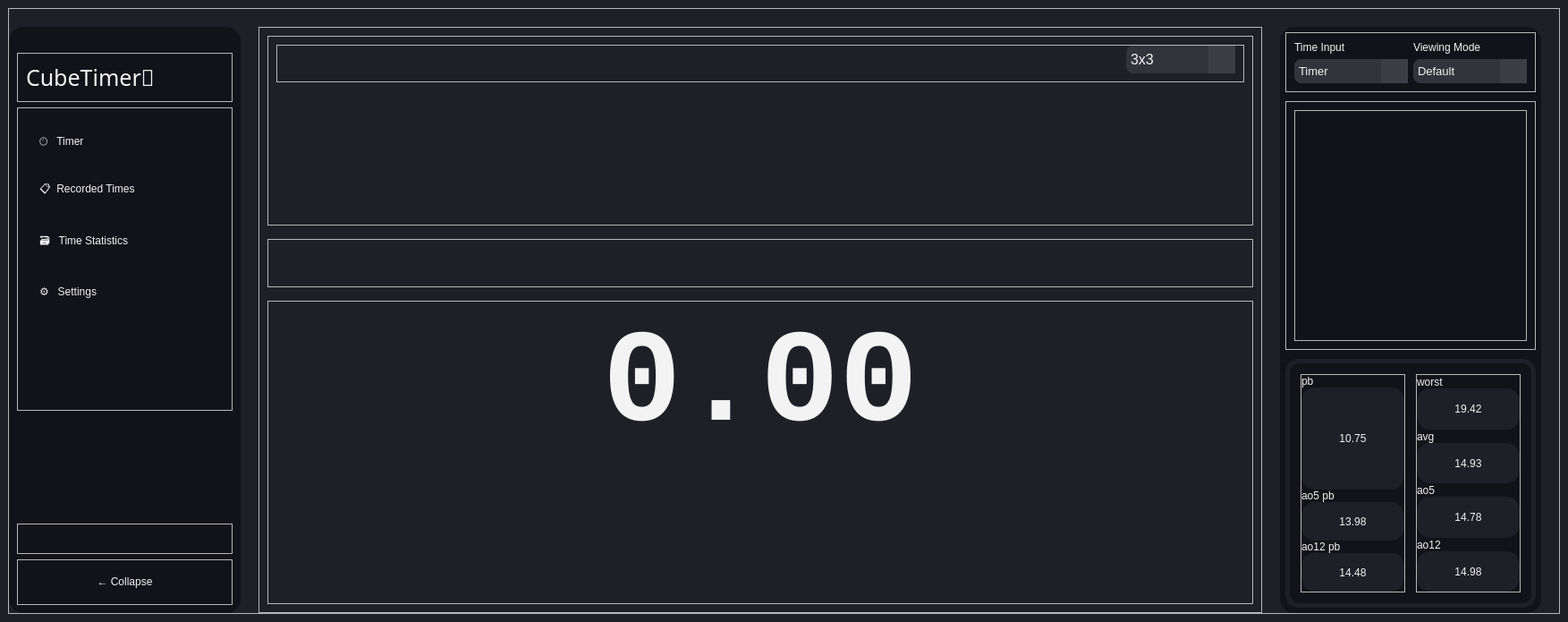
<?xml version="1.0" encoding="UTF-8"?>
<ui version="4.0">
 <class>MainWindow</class>
 <widget class="QMainWindow" name="MainWindow">
  <property name="geometry">
   <rect>
    <x>0</x>
    <y>0</y>
    <width>1753</width>
    <height>695</height>
   </rect>
  </property>
  <property name="windowTitle">
   <string>MainWindow</string>
  </property>
  <property name="styleSheet">
   <string notr="true">QMainWindow {
	background-color: rgb(31, 31, 40);
}</string>
  </property>
  <widget class="QWidget" name="centralwidget">
   <layout class="QGridLayout" name="gridLayout">
    <item row="0" column="0">
     <widget class="QFrame" name="mainFrame">
      <property name="styleSheet">
       <string notr="true">#menuFrame, #statsFrame {
	background-color: rgb(18, 18, 25);
	border-radius: 16px;
}</string>
      </property>
      <property name="frameShape">
       <enum>QFrame::StyledPanel</enum>
      </property>
      <property name="frameShadow">
       <enum>QFrame::Raised</enum>
      </property>
      <layout class="QHBoxLayout" name="horizontalLayout" stretch="2,9,3">
       <property name="spacing">
        <number>20</number>
       </property>
       <property name="leftMargin">
        <number>0</number>
       </property>
       <property name="topMargin">
        <number>20</number>
       </property>
       <property name="rightMargin">
        <number>20</number>
       </property>
       <property name="bottomMargin">
        <number>0</number>
       </property>
       <item>
        <widget class="QFrame" name="menuFrame">
         <property name="sizePolicy">
          <sizepolicy hsizetype="Minimum" vsizetype="Preferred">
           <horstretch>0</horstretch>
           <verstretch>0</verstretch>
          </sizepolicy>
         </property>
         <property name="maximumSize">
          <size>
           <width>800</width>
           <height>16777215</height>
          </size>
         </property>
         <property name="frameShape">
          <enum>QFrame::StyledPanel</enum>
         </property>
         <property name="frameShadow">
          <enum>QFrame::Raised</enum>
         </property>
         <layout class="QVBoxLayout" name="verticalLayout_2" stretch="0,0,3,1">
          <property name="topMargin">
           <number>29</number>
          </property>
          <item>
           <widget class="QFrame" name="headerFrame">
            <property name="sizePolicy">
             <sizepolicy hsizetype="Preferred" vsizetype="Preferred">
              <horstretch>0</horstretch>
              <verstretch>0</verstretch>
             </sizepolicy>
            </property>
            <property name="maximumSize">
             <size>
              <width>600</width>
              <height>16777215</height>
             </size>
            </property>
            <property name="styleSheet">
             <string notr="true">QPushButton {
	background-color: rgb(18, 18, 25);
	color: rgb(243, 243, 243);
	font: 125 13pt &quot;Gill Sans MT&quot;;
	outline: none;
	border: none;
}

QPushButton:hover {
	background-color: rgb(38, 38, 45);
}

QPushButton:pressed {
	background-color: none;
    outline: none;
    border: none;
}</string>
            </property>
            <property name="frameShape">
             <enum>QFrame::StyledPanel</enum>
            </property>
            <property name="frameShadow">
             <enum>QFrame::Raised</enum>
            </property>
            <layout class="QHBoxLayout" name="horizontalLayout_3" stretch="3,1">
             <property name="spacing">
              <number>29</number>
             </property>
             <item>
              <widget class="QLabel" name="logoDisplay">
               <property name="font">
                <font>
                 <family>Bell MT</family>
                 <pointsize>19</pointsize>
                 <weight>50</weight>
                 <italic>false</italic>
                 <bold>false</bold>
                </font>
               </property>
               <property name="cursor">
                <cursorShape>PointingHandCursor</cursorShape>
               </property>
               <property name="layoutDirection">
                <enum>Qt::LeftToRight</enum>
               </property>
               <property name="styleSheet">
                <string notr="true">font: 19pt &quot;Bell MT&quot;;
color: rgb(243, 243, 243);</string>
               </property>
               <property name="text">
                <string>CubeTimer🎲</string>
               </property>
               <property name="alignment">
                <set>Qt::AlignLeading|Qt::AlignLeft|Qt::AlignTop</set>
               </property>
              </widget>
             </item>
             <item>
              <widget class="QPushButton" name="pushButton_10">
               <property name="sizePolicy">
                <sizepolicy hsizetype="Preferred" vsizetype="Preferred">
                 <horstretch>0</horstretch>
                 <verstretch>0</verstretch>
                </sizepolicy>
               </property>
               <property name="minimumSize">
                <size>
                 <width>0</width>
                 <height>0</height>
                </size>
               </property>
               <property name="maximumSize">
                <size>
                 <width>42</width>
                 <height>45</height>
                </size>
               </property>
               <property name="text">
                <string/>
               </property>
               <property name="icon">
                <iconset>
                 <normaloff>../../assets/icons/profile.png</normaloff>../../assets/icons/profile.png</iconset>
               </property>
               <property name="iconSize">
                <size>
                 <width>41</width>
                 <height>50</height>
                </size>
               </property>
              </widget>
             </item>
            </layout>
           </widget>
          </item>
          <item>
           <widget class="QFrame" name="menuOptionsFrame">
            <property name="sizePolicy">
             <sizepolicy hsizetype="Minimum" vsizetype="Preferred">
              <horstretch>0</horstretch>
              <verstretch>0</verstretch>
             </sizepolicy>
            </property>
            <property name="styleSheet">
             <string notr="true">QPushButton {
	background-color: rgb(18, 18, 25);
	color: rgb(243, 243, 243);
	font: 125 13pt &quot;Gill Sans MT&quot;;
	text-align: left;
	outline: none;
	border: none;
	padding: 5px;
	border-radius: 7px;
}

QPushButton:hover {
	background-color: rgb(38, 38, 45);
}

QPushButton:pressed {
	background-color: none;
    outline: none;
    border: none;
}


QLabel {
	background-color: rgb(18, 18, 25);
	color: rgb(243, 243, 243);
	font: 125 12pt &quot;Gill Sans MT&quot;;
	text-align: right;
}

</string>
            </property>
            <property name="frameShape">
             <enum>QFrame::StyledPanel</enum>
            </property>
            <property name="frameShadow">
             <enum>QFrame::Raised</enum>
            </property>
            <layout class="QGridLayout" name="gridLayout_7" columnstretch="1">
             <property name="topMargin">
              <number>25</number>
             </property>
             <property name="bottomMargin">
              <number>120</number>
             </property>
             <property name="horizontalSpacing">
              <number>14</number>
             </property>
             <property name="verticalSpacing">
              <number>27</number>
             </property>
             <item row="0" column="0">
              <widget class="QPushButton" name="pushButton">
               <property name="maximumSize">
                <size>
                 <width>200</width>
                 <height>16777215</height>
                </size>
               </property>
               <property name="cursor">
                <cursorShape>PointingHandCursor</cursorShape>
               </property>
               <property name="text">
                <string>🕙   Timer</string>
               </property>
              </widget>
             </item>
             <item row="1" column="0">
              <widget class="QPushButton" name="pushButton_2">
               <property name="maximumSize">
                <size>
                 <width>200</width>
                 <height>16777215</height>
                </size>
               </property>
               <property name="cursor">
                <cursorShape>PointingHandCursor</cursorShape>
               </property>
               <property name="text">
                <string>📋  Recorded Times</string>
               </property>
              </widget>
             </item>
             <item row="3" column="0">
              <widget class="QPushButton" name="pushButton_4">
               <property name="minimumSize">
                <size>
                 <width>0</width>
                 <height>0</height>
                </size>
               </property>
               <property name="maximumSize">
                <size>
                 <width>200</width>
                 <height>16777215</height>
                </size>
               </property>
               <property name="cursor">
                <cursorShape>PointingHandCursor</cursorShape>
               </property>
               <property name="text">
                <string>⚙️   Settings</string>
               </property>
              </widget>
             </item>
             <item row="2" column="0">
              <widget class="QPushButton" name="pushButton_3">
               <property name="maximumSize">
                <size>
                 <width>200</width>
                 <height>16777215</height>
                </size>
               </property>
               <property name="cursor">
                <cursorShape>PointingHandCursor</cursorShape>
               </property>
               <property name="text">
                <string>🗃️   Time Statistics</string>
               </property>
              </widget>
             </item>
            </layout>
           </widget>
          </item>
          <item alignment="Qt::AlignBottom">
           <widget class="QFrame" name="socialsFrame">
            <property name="styleSheet">
             <string notr="true">QPushButton {
	background-color: rgb(18, 18, 25);
	color: white;
	font: 125 13pt &quot;Gill Sans MT&quot;;
	outline: none;
	border: none;
}

QPushButton:pressed {
	background-color: none;
    outline: none;
    border: none;
}</string>
            </property>
            <property name="frameShape">
             <enum>QFrame::StyledPanel</enum>
            </property>
            <property name="frameShadow">
             <enum>QFrame::Raised</enum>
            </property>
            <layout class="QHBoxLayout" name="horizontalLayout_23">
             <property name="spacing">
              <number>7</number>
             </property>
             <property name="leftMargin">
              <number>45</number>
             </property>
             <property name="rightMargin">
              <number>45</number>
             </property>
             <item>
              <widget class="QPushButton" name="githubButton">
               <property name="maximumSize">
                <size>
                 <width>47</width>
                 <height>16777215</height>
                </size>
               </property>
               <property name="cursor">
                <cursorShape>PointingHandCursor</cursorShape>
               </property>
               <property name="toolTip">
                <string>github</string>
               </property>
               <property name="styleSheet">
                <string notr="true">color: white;</string>
               </property>
               <property name="text">
                <string/>
               </property>
               <property name="icon">
                <iconset>
                 <normaloff>../../assets/icons/github_white.png</normaloff>../../assets/icons/github_white.png</iconset>
               </property>
              </widget>
             </item>
             <item>
              <widget class="QPushButton" name="discordButton">
               <property name="maximumSize">
                <size>
                 <width>47</width>
                 <height>16777215</height>
                </size>
               </property>
               <property name="cursor">
                <cursorShape>PointingHandCursor</cursorShape>
               </property>
               <property name="toolTip">
                <string>discord</string>
               </property>
               <property name="text">
                <string/>
               </property>
               <property name="icon">
                <iconset>
                 <normaloff>../../assets/icons/discord_white.png</normaloff>../../assets/icons/discord_white.png</iconset>
               </property>
              </widget>
             </item>
             <item>
              <widget class="QPushButton" name="facebookButton">
               <property name="maximumSize">
                <size>
                 <width>47</width>
                 <height>16777215</height>
                </size>
               </property>
               <property name="cursor">
                <cursorShape>PointingHandCursor</cursorShape>
               </property>
               <property name="toolTip">
                <string>facebook</string>
               </property>
               <property name="text">
                <string/>
               </property>
               <property name="icon">
                <iconset>
                 <normaloff>../../assets/icons/facebook._whitepng.png</normaloff>../../assets/icons/facebook._whitepng.png</iconset>
               </property>
              </widget>
             </item>
             <item>
              <widget class="QPushButton" name="emailButton">
               <property name="maximumSize">
                <size>
                 <width>47</width>
                 <height>16777215</height>
                </size>
               </property>
               <property name="cursor">
                <cursorShape>PointingHandCursor</cursorShape>
               </property>
               <property name="toolTip">
                <string>email</string>
               </property>
               <property name="text">
                <string/>
               </property>
               <property name="icon">
                <iconset>
                 <normaloff>../../assets/icons/mail_white.png</normaloff>../../assets/icons/mail_white.png</iconset>
               </property>
              </widget>
             </item>
            </layout>
           </widget>
          </item>
          <item>
           <widget class="QFrame" name="closeMenuFrame">
            <property name="styleSheet">
             <string notr="true">QPushButton {
	background-color: rgb(18, 18, 25);
	color: rgb(243, 243, 243);
	font: 125 13pt &quot;Gill Sans MT&quot;;
	outline: none;
	border: none;
}

QPushButton:pressed {
	background-color: none;
    outline: none;
    border: none;
}</string>
            </property>
            <property name="frameShape">
             <enum>QFrame::StyledPanel</enum>
            </property>
            <property name="frameShadow">
             <enum>QFrame::Raised</enum>
            </property>
            <layout class="QGridLayout" name="gridLayout_8">
             <item row="0" column="0">
              <widget class="QPushButton" name="pushButton_5">
               <property name="cursor">
                <cursorShape>PointingHandCursor</cursorShape>
               </property>
               <property name="text">
                <string>← Collapse</string>
               </property>
              </widget>
             </item>
            </layout>
           </widget>
          </item>
         </layout>
        </widget>
       </item>
       <item>
        <widget class="QFrame" name="centerFrame">
         <property name="styleSheet">
          <string notr="true">#scrambleLabel {
	font: 125 19pt &quot;Gill Sans MT&quot;;
}

QFrame {
	color: rgb(243, 243, 243);
}

</string>
         </property>
         <property name="frameShape">
          <enum>QFrame::StyledPanel</enum>
         </property>
         <property name="frameShadow">
          <enum>QFrame::Raised</enum>
         </property>
         <layout class="QVBoxLayout" name="verticalLayout_7" stretch="5,1,8">
          <property name="spacing">
           <number>15</number>
          </property>
          <item>
           <widget class="QFrame" name="scrambleFrame">
            <property name="frameShape">
             <enum>QFrame::StyledPanel</enum>
            </property>
            <property name="frameShadow">
             <enum>QFrame::Raised</enum>
            </property>
            <layout class="QGridLayout" name="gridLayout_4" rowstretch="1,5" rowminimumheight="0,0">
             <item row="1" column="0">
              <widget class="QLabel" name="scrambleLabel">
               <property name="font">
                <font>
                 <family>Gill Sans MT</family>
                 <pointsize>19</pointsize>
                 <weight>15</weight>
                 <italic>false</italic>
                 <bold>false</bold>
                </font>
               </property>
               <property name="text">
                <string/>
               </property>
               <property name="alignment">
                <set>Qt::AlignBottom|Qt::AlignHCenter</set>
               </property>
              </widget>
             </item>
             <item row="0" column="0">
              <widget class="QFrame" name="frame">
               <property name="styleSheet">
                <string notr="true">
QComboBox {
    border: none;
	background-color: rgb(51, 51, 60);
	color: rgb(243, 243, 243);
    border-radius: 8px;
    padding: 5px;
    min-width: 80px;
}

QComboBox::drop-down {
    subcontrol-origin: padding;
    subcontrol-position: top right;
    width: 30px;
    background-color: rgb(61, 61, 70);
    outline: none;
}

QComboBox QAbstractItemView {
    background-color: rgb(31, 31, 40);
    color: rgb(243, 243, 243);
	padding: 10px;
}

QComboBox QAbstractItemView::item{
	font: 125 20pt &quot;Gill Sans MT&quot;;
}</string>
               </property>
               <property name="frameShape">
                <enum>QFrame::StyledPanel</enum>
               </property>
               <property name="frameShadow">
                <enum>QFrame::Raised</enum>
               </property>
               <layout class="QVBoxLayout" name="verticalLayout_8">
                <property name="topMargin">
                 <number>0</number>
                </property>
                <item alignment="Qt::AlignRight|Qt::AlignVCenter">
                 <widget class="QComboBox" name="comboBox">
                  <property name="sizePolicy">
                   <sizepolicy hsizetype="Preferred" vsizetype="Fixed">
                    <horstretch>0</horstretch>
                    <verstretch>0</verstretch>
                   </sizepolicy>
                  </property>
                  <property name="minimumSize">
                   <size>
                    <width>90</width>
                    <height>0</height>
                   </size>
                  </property>
                  <property name="maximumSize">
                   <size>
                    <width>150</width>
                    <height>16777215</height>
                   </size>
                  </property>
                  <property name="font">
                   <font>
                    <pointsize>12</pointsize>
                   </font>
                  </property>
                  <property name="cursor">
                   <cursorShape>PointingHandCursor</cursorShape>
                  </property>
                  <item>
                   <property name="text">
                    <string>3x3</string>
                   </property>
                  </item>
                  <item>
                   <property name="text">
                    <string>2x2</string>
                   </property>
                  </item>
                  <item>
                   <property name="text">
                    <string>4x4</string>
                   </property>
                  </item>
                  <item>
                   <property name="text">
                    <string>5x5</string>
                   </property>
                  </item>
                  <item>
                   <property name="text">
                    <string>6x6</string>
                   </property>
                  </item>
                  <item>
                   <property name="text">
                    <string>7x7</string>
                   </property>
                  </item>
                 </widget>
                </item>
               </layout>
              </widget>
             </item>
            </layout>
           </widget>
          </item>
          <item>
           <widget class="QFrame" name="solveControlFrame">
            <property name="sizePolicy">
             <sizepolicy hsizetype="Fixed" vsizetype="Preferred">
              <horstretch>0</horstretch>
              <verstretch>0</verstretch>
             </sizepolicy>
            </property>
            <property name="styleSheet">
             <string notr="true">

QPushButton {
	background-color: rgb(31, 31, 40);
	color: rgb(243, 243, 243);
	font: 125 15pt &quot;Gill Sans MT&quot;;
	outline: none;
	border: none;
	border-radius: 5px;
	padding: 3px;
}

QPushButton:pressed {
    background-color: none; /* Prevent background change */
    outline: none; /* Remove focus outline */
    border: none; /* Remove border */
}

QPushButton:hover {
	background-color: rgb(51, 51, 60);
}</string>
            </property>
            <property name="frameShape">
             <enum>QFrame::StyledPanel</enum>
            </property>
            <property name="frameShadow">
             <enum>QFrame::Raised</enum>
            </property>
            <layout class="QHBoxLayout" name="horizontalLayout_22">
             <property name="leftMargin">
              <number>450</number>
             </property>
             <property name="rightMargin">
              <number>450</number>
             </property>
             <item>
              <widget class="QPushButton" name="editScrambleButton">
               <property name="minimumSize">
                <size>
                 <width>20</width>
                 <height>0</height>
                </size>
               </property>
               <property name="maximumSize">
                <size>
                 <width>16777215</width>
                 <height>16777215</height>
                </size>
               </property>
               <property name="cursor">
                <cursorShape>PointingHandCursor</cursorShape>
               </property>
               <property name="toolTip">
                <string>Edit Scramble</string>
               </property>
               <property name="text">
                <string/>
               </property>
               <property name="icon">
                <iconset>
                 <normaloff>../../assets/icons/pencil_white.png</normaloff>../../assets/icons/pencil_white.png</iconset>
               </property>
               <property name="iconSize">
                <size>
                 <width>25</width>
                 <height>25</height>
                </size>
               </property>
              </widget>
             </item>
             <item>
              <widget class="QPushButton" name="lockScrambleButton">
               <property name="sizePolicy">
                <sizepolicy hsizetype="Fixed" vsizetype="Fixed">
                 <horstretch>0</horstretch>
                 <verstretch>0</verstretch>
                </sizepolicy>
               </property>
               <property name="minimumSize">
                <size>
                 <width>20</width>
                 <height>0</height>
                </size>
               </property>
               <property name="maximumSize">
                <size>
                 <width>16777215</width>
                 <height>16777215</height>
                </size>
               </property>
               <property name="font">
                <font>
                 <family>Gill Sans MT</family>
                 <pointsize>15</pointsize>
                 <weight>15</weight>
                 <italic>false</italic>
                 <bold>false</bold>
                </font>
               </property>
               <property name="cursor">
                <cursorShape>PointingHandCursor</cursorShape>
               </property>
               <property name="toolTip">
                <string>Lock Scramble</string>
               </property>
               <property name="text">
                <string/>
               </property>
               <property name="icon">
                <iconset>
                 <normaloff>../../assets/icons/lock_white.png</normaloff>../../assets/icons/lock_white.png</iconset>
               </property>
               <property name="iconSize">
                <size>
                 <width>25</width>
                 <height>25</height>
                </size>
               </property>
              </widget>
             </item>
             <item>
              <widget class="QPushButton" name="copyScrambleButton">
               <property name="sizePolicy">
                <sizepolicy hsizetype="Fixed" vsizetype="Fixed">
                 <horstretch>0</horstretch>
                 <verstretch>0</verstretch>
                </sizepolicy>
               </property>
               <property name="minimumSize">
                <size>
                 <width>20</width>
                 <height>0</height>
                </size>
               </property>
               <property name="maximumSize">
                <size>
                 <width>16777215</width>
                 <height>16777215</height>
                </size>
               </property>
               <property name="font">
                <font>
                 <family>Gill Sans MT</family>
                 <pointsize>15</pointsize>
                 <weight>15</weight>
                 <italic>false</italic>
                 <bold>false</bold>
                </font>
               </property>
               <property name="cursor">
                <cursorShape>PointingHandCursor</cursorShape>
               </property>
               <property name="toolTip">
                <string>Copy Scramble</string>
               </property>
               <property name="text">
                <string/>
               </property>
               <property name="icon">
                <iconset>
                 <normaloff>../../assets/icons/copy_white.png</normaloff>../../assets/icons/copy_white.png</iconset>
               </property>
               <property name="iconSize">
                <size>
                 <width>25</width>
                 <height>25</height>
                </size>
               </property>
              </widget>
             </item>
             <item>
              <widget class="QPushButton" name="resetScrambleButton">
               <property name="sizePolicy">
                <sizepolicy hsizetype="Preferred" vsizetype="Fixed">
                 <horstretch>0</horstretch>
                 <verstretch>0</verstretch>
                </sizepolicy>
               </property>
               <property name="minimumSize">
                <size>
                 <width>20</width>
                 <height>0</height>
                </size>
               </property>
               <property name="maximumSize">
                <size>
                 <width>16777215</width>
                 <height>16777215</height>
                </size>
               </property>
               <property name="cursor">
                <cursorShape>PointingHandCursor</cursorShape>
               </property>
               <property name="toolTip">
                <string>Reset Scramble</string>
               </property>
               <property name="text">
                <string/>
               </property>
               <property name="icon">
                <iconset>
                 <normaloff>../../assets/icons/reset._whitepng.png</normaloff>../../assets/icons/reset._whitepng.png</iconset>
               </property>
               <property name="iconSize">
                <size>
                 <width>25</width>
                 <height>25</height>
                </size>
               </property>
              </widget>
             </item>
            </layout>
           </widget>
          </item>
          <item>
           <widget class="QFrame" name="timerFrame">
            <property name="styleSheet">
             <string notr="true"/>
            </property>
            <property name="frameShape">
             <enum>QFrame::StyledPanel</enum>
            </property>
            <property name="frameShadow">
             <enum>QFrame::Raised</enum>
            </property>
            <layout class="QGridLayout" name="gridLayout_3">
             <item row="0" column="0">
              <widget class="QLabel" name="timerDisplay">
               <property name="font">
                <font>
                 <family>Courier New</family>
                 <pointsize>110</pointsize>
                 <weight>75</weight>
                 <italic>false</italic>
                 <bold>true</bold>
                </font>
               </property>
               <property name="text">
                <string>0.00</string>
               </property>
               <property name="alignment">
                <set>Qt::AlignHCenter|Qt::AlignTop</set>
               </property>
              </widget>
             </item>
            </layout>
           </widget>
          </item>
         </layout>
        </widget>
       </item>
       <item>
        <widget class="QFrame" name="statsFrame">
         <property name="styleSheet">
          <string notr="true"/>
         </property>
         <property name="frameShape">
          <enum>QFrame::StyledPanel</enum>
         </property>
         <property name="frameShadow">
          <enum>QFrame::Raised</enum>
         </property>
         <layout class="QVBoxLayout" name="verticalLayout" stretch="1,9,9">
          <property name="spacing">
           <number>10</number>
          </property>
          <property name="sizeConstraint">
           <enum>QLayout::SetMinimumSize</enum>
          </property>
          <property name="leftMargin">
           <number>6</number>
          </property>
          <property name="topMargin">
           <number>6</number>
          </property>
          <property name="rightMargin">
           <number>6</number>
          </property>
          <property name="bottomMargin">
           <number>6</number>
          </property>
          <item>
           <widget class="QFrame" name="statsHeaderFrame">
            <property name="styleSheet">
             <string notr="true">QLabel {
	color: rgb(243, 243, 243);
	font: 125 9pt &quot;Gill Sans MT&quot;;
}

QComboBox {
    border: none;
	background-color: rgb(51, 51, 60);
	color: rgb(243, 243, 243);
    border-radius: 8px;
    padding: 5px;
    min-width: 80px;
}

QComboBox::drop-down {
    subcontrol-origin: padding;
    subcontrol-position: top right;
    width: 30px;
    background-color: rgb(61, 61, 70);
    outline: none;
}

QComboBox QAbstractItemView {
    background-color: rgb(31, 31, 40);
    color: rgb(243, 243, 243);
	padding: 10px;
}

QComboBox QAbstractItemView::item{
	font: 125 20pt &quot;Gill Sans MT&quot;;
}</string>
            </property>
            <property name="frameShape">
             <enum>QFrame::StyledPanel</enum>
            </property>
            <property name="frameShadow">
             <enum>QFrame::Raised</enum>
            </property>
            <layout class="QGridLayout" name="gridLayout_5">
             <item row="1" column="0">
              <widget class="QComboBox" name="timerModeComboBox">
               <property name="font">
                <font>
                 <pointsize>10</pointsize>
                </font>
               </property>
               <property name="cursor">
                <cursorShape>PointingHandCursor</cursorShape>
               </property>
               <item>
                <property name="text">
                 <string>Timer</string>
                </property>
               </item>
               <item>
                <property name="text">
                 <string>Manual Entry</string>
                </property>
               </item>
              </widget>
             </item>
             <item row="1" column="1">
              <widget class="QComboBox" name="viewingModeComboBox">
               <property name="font">
                <font>
                 <pointsize>10</pointsize>
                </font>
               </property>
               <property name="cursor">
                <cursorShape>PointingHandCursor</cursorShape>
               </property>
               <item>
                <property name="text">
                 <string>Default</string>
                </property>
               </item>
               <item>
                <property name="text">
                 <string>Fullscreen</string>
                </property>
               </item>
               <item>
                <property name="text">
                 <string>Focus Mode</string>
                </property>
               </item>
              </widget>
             </item>
             <item row="0" column="0">
              <widget class="QLabel" name="timerModeLabel">
               <property name="text">
                <string>Time Input</string>
               </property>
              </widget>
             </item>
             <item row="0" column="1">
              <widget class="QLabel" name="viewingModeLabel">
               <property name="text">
                <string>Viewing Mode</string>
               </property>
              </widget>
             </item>
            </layout>
           </widget>
          </item>
          <item>
           <widget class="QFrame" name="recentTimesDisplay">
            <property name="styleSheet">
             <string notr="true">#scrollAreaWidgetContents {
	background-color: rgb(18, 18, 25);
}

QScrollArea {
	border: none;
}</string>
            </property>
            <property name="frameShape">
             <enum>QFrame::StyledPanel</enum>
            </property>
            <property name="frameShadow">
             <enum>QFrame::Raised</enum>
            </property>
            <layout class="QGridLayout" name="gridLayout_2">
             <property name="leftMargin">
              <number>0</number>
             </property>
             <property name="topMargin">
              <number>0</number>
             </property>
             <property name="rightMargin">
              <number>0</number>
             </property>
             <property name="bottomMargin">
              <number>0</number>
             </property>
             <property name="horizontalSpacing">
              <number>0</number>
             </property>
             <item row="0" column="0">
              <widget class="QScrollArea" name="recentTimesScrollArea">
               <property name="styleSheet">
                <string notr="true">QScrollBar:vertical {
    border: none;
    background: rgb(51, 51, 60); /* Background color of the scrollbar */
    width: 15px;
    margin: 15px 0 15px 0; /* Adjust margin for the top and bottom */
}

QScrollBar::handle:vertical {
    background: rgb(36,107,253); /* Color of the scrollbar handle */
    min-height: 20px;
}

QScrollBar::add-line:vertical {
    border: none;
    background: rgb(31, 31, 40);
    height: 15px;
    subcontrol-position: bottom;
    subcontrol-origin: margin;
}

QScrollBar::sub-line:vertical {
    border: none;
    background: rgb(31, 31, 40);
    height: 15px;
    subcontrol-position: top;
    subcontrol-origin: margin;
}

QScrollBar::up-arrow:vertical, QScrollBar::down-arrow:vertical {
    border: none;
    width: 3px;
    height: 3px;
    background: white;
}

QScrollBar::add-page:vertical, QScrollBar::sub-page:vertical {
    background: none;
}</string>
               </property>
               <property name="widgetResizable">
                <bool>true</bool>
               </property>
               <widget class="QWidget" name="scrollAreaWidgetContents">
                <property name="geometry">
                 <rect>
                  <x>0</x>
                  <y>0</y>
                  <width>257</width>
                  <height>170</height>
                 </rect>
                </property>
                <property name="styleSheet">
                 <string notr="true">QLabel {
	color: rgb(183, 183, 183);
	font: 75 12pt &quot;Gill Sans MT&quot;;
}

QPushButton {
	background-color: rgb(18, 18, 25);
	color: rgb(243, 243, 243);
	font: 75 12pt &quot;Gill Sans MT&quot;;
}

QPushButton:pressed {
    background-color: none; /* Prevent background change */
    outline: none; /* Remove focus outline */
    border: none; /* Remove border */
}</string>
                </property>
                <layout class="QVBoxLayout" name="verticalLayout_5">
                 <item>
                  <widget class="QFrame" name="recentTimesFrame">
                   <property name="sizePolicy">
                    <sizepolicy hsizetype="Preferred" vsizetype="Maximum">
                     <horstretch>0</horstretch>
                     <verstretch>0</verstretch>
                    </sizepolicy>
                   </property>
                   <property name="maximumSize">
                    <size>
                     <width>16777215</width>
                     <height>1000</height>
                    </size>
                   </property>
                   <property name="frameShape">
                    <enum>QFrame::StyledPanel</enum>
                   </property>
                   <property name="frameShadow">
                    <enum>QFrame::Raised</enum>
                   </property>
                   <layout class="QVBoxLayout" name="verticalLayout_6">
                    <property name="topMargin">
                     <number>0</number>
                    </property>
                   </layout>
                  </widget>
                 </item>
                </layout>
               </widget>
              </widget>
             </item>
            </layout>
           </widget>
          </item>
          <item>
           <widget class="QFrame" name="statsDisplay">
            <property name="styleSheet">
             <string notr="true">#statsDisplay {
	border: 5px solid rgb(31, 31, 40);
	border-radius: 15px;
	background-color: rgb(18, 18, 25);
}

#pbDisplay, #ao5pbDisplay, #ao12pbDisplay, #worstDisplay, #avgDisplay, #ao5Display, #ao12Display {
	background-color: rgb(31, 31, 40);
	border-radius: 15px;
	color: rgb(243, 243, 243);
	font: 125 20pt &quot;Gill Sans MT&quot;;
}

#pbLabel, #ao5pbLabel, #ao12pbLabel, #worstLabel, #avgLabel, #ao5Label, #ao12Label {
	color: rgb(243, 243, 243);
	font: 75 12pt &quot;Gill Sans MT&quot;;
}</string>
            </property>
            <property name="frameShape">
             <enum>QFrame::StyledPanel</enum>
            </property>
            <property name="frameShadow">
             <enum>QFrame::Raised</enum>
            </property>
            <layout class="QHBoxLayout" name="horizontalLayout_2">
             <property name="spacing">
              <number>12</number>
             </property>
             <property name="leftMargin">
              <number>12</number>
             </property>
             <property name="topMargin">
              <number>12</number>
             </property>
             <property name="rightMargin">
              <number>12</number>
             </property>
             <property name="bottomMargin">
              <number>12</number>
             </property>
             <item>
              <widget class="QFrame" name="statsDisplayLeft">
               <property name="frameShape">
                <enum>QFrame::StyledPanel</enum>
               </property>
               <property name="frameShadow">
                <enum>QFrame::Raised</enum>
               </property>
               <layout class="QVBoxLayout" name="verticalLayout_3" stretch="1,8,1,3,1,3">
                <property name="spacing">
                 <number>0</number>
                </property>
                <property name="leftMargin">
                 <number>0</number>
                </property>
                <property name="topMargin">
                 <number>0</number>
                </property>
                <property name="rightMargin">
                 <number>0</number>
                </property>
                <property name="bottomMargin">
                 <number>0</number>
                </property>
                <item>
                 <widget class="QLabel" name="pbLabel">
                  <property name="text">
                   <string>pb</string>
                  </property>
                 </widget>
                </item>
                <item>
                 <widget class="QLabel" name="pbDisplay">
                  <property name="text">
                   <string>10.75</string>
                  </property>
                  <property name="alignment">
                   <set>Qt::AlignCenter</set>
                  </property>
                 </widget>
                </item>
                <item>
                 <widget class="QLabel" name="ao5pbLabel">
                  <property name="text">
                   <string>ao5 pb</string>
                  </property>
                 </widget>
                </item>
                <item>
                 <widget class="QLabel" name="ao5pbDisplay">
                  <property name="text">
                   <string>13.98</string>
                  </property>
                  <property name="alignment">
                   <set>Qt::AlignCenter</set>
                  </property>
                 </widget>
                </item>
                <item>
                 <widget class="QLabel" name="ao12pbLabel">
                  <property name="text">
                   <string>ao12 pb</string>
                  </property>
                 </widget>
                </item>
                <item>
                 <widget class="QLabel" name="ao12pbDisplay">
                  <property name="text">
                   <string>14.48</string>
                  </property>
                  <property name="alignment">
                   <set>Qt::AlignCenter</set>
                  </property>
                 </widget>
                </item>
               </layout>
              </widget>
             </item>
             <item>
              <widget class="QFrame" name="statsDisplayRight">
               <property name="frameShape">
                <enum>QFrame::StyledPanel</enum>
               </property>
               <property name="frameShadow">
                <enum>QFrame::Raised</enum>
               </property>
               <layout class="QVBoxLayout" name="verticalLayout_4" stretch="1,3,1,3,1,3,1,3">
                <property name="spacing">
                 <number>0</number>
                </property>
                <property name="leftMargin">
                 <number>0</number>
                </property>
                <property name="topMargin">
                 <number>0</number>
                </property>
                <property name="rightMargin">
                 <number>0</number>
                </property>
                <property name="bottomMargin">
                 <number>0</number>
                </property>
                <item>
                 <widget class="QLabel" name="worstLabel">
                  <property name="text">
                   <string>worst</string>
                  </property>
                 </widget>
                </item>
                <item>
                 <widget class="QLabel" name="worstDisplay">
                  <property name="text">
                   <string>19.42</string>
                  </property>
                  <property name="alignment">
                   <set>Qt::AlignCenter</set>
                  </property>
                 </widget>
                </item>
                <item>
                 <widget class="QLabel" name="avgLabel">
                  <property name="text">
                   <string>avg</string>
                  </property>
                 </widget>
                </item>
                <item>
                 <widget class="QLabel" name="avgDisplay">
                  <property name="text">
                   <string>14.93</string>
                  </property>
                  <property name="alignment">
                   <set>Qt::AlignCenter</set>
                  </property>
                 </widget>
                </item>
                <item>
                 <widget class="QLabel" name="ao5Label">
                  <property name="text">
                   <string>ao5</string>
                  </property>
                 </widget>
                </item>
                <item>
                 <widget class="QLabel" name="ao5Display">
                  <property name="text">
                   <string>14.78</string>
                  </property>
                  <property name="alignment">
                   <set>Qt::AlignCenter</set>
                  </property>
                 </widget>
                </item>
                <item>
                 <widget class="QLabel" name="ao12Label">
                  <property name="text">
                   <string>ao12</string>
                  </property>
                 </widget>
                </item>
                <item>
                 <widget class="QLabel" name="ao12Display">
                  <property name="text">
                   <string>14.98</string>
                  </property>
                  <property name="alignment">
                   <set>Qt::AlignCenter</set>
                  </property>
                 </widget>
                </item>
               </layout>
              </widget>
             </item>
            </layout>
           </widget>
          </item>
         </layout>
        </widget>
       </item>
      </layout>
     </widget>
    </item>
   </layout>
  </widget>
  <widget class="QMenuBar" name="menubar">
   <property name="geometry">
    <rect>
     <x>0</x>
     <y>0</y>
     <width>1753</width>
     <height>26</height>
    </rect>
   </property>
  </widget>
 </widget>
 <resources/>
 <connections/>
</ui>
